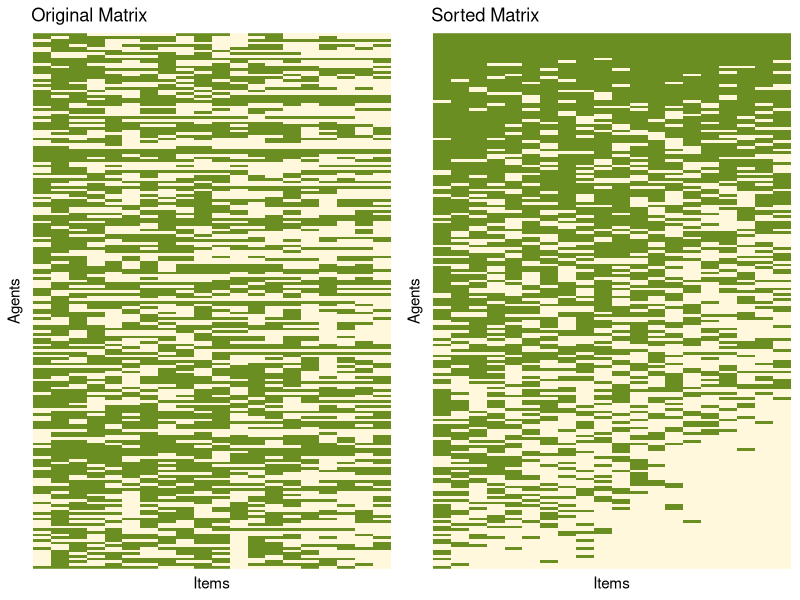
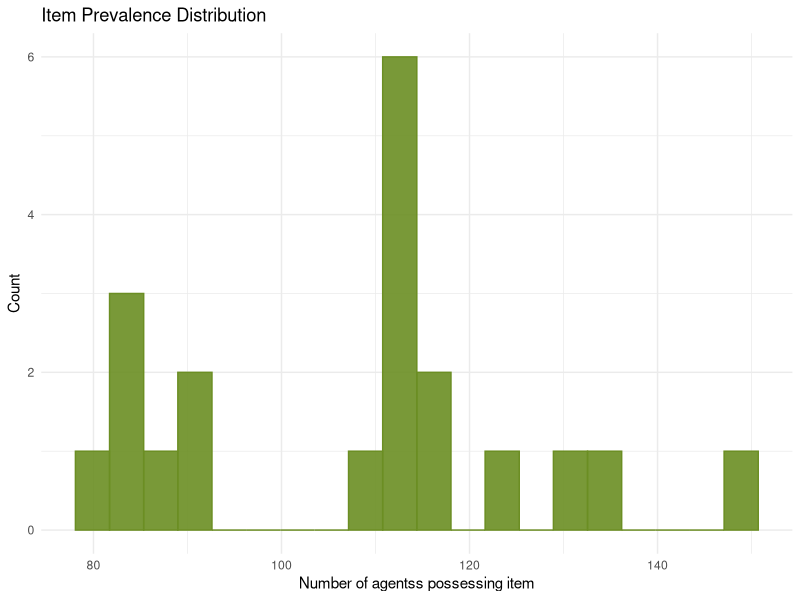
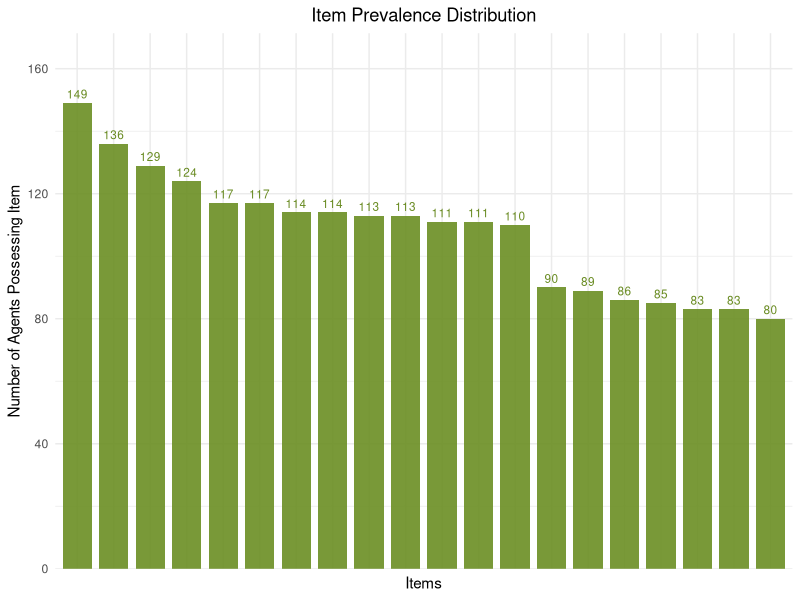
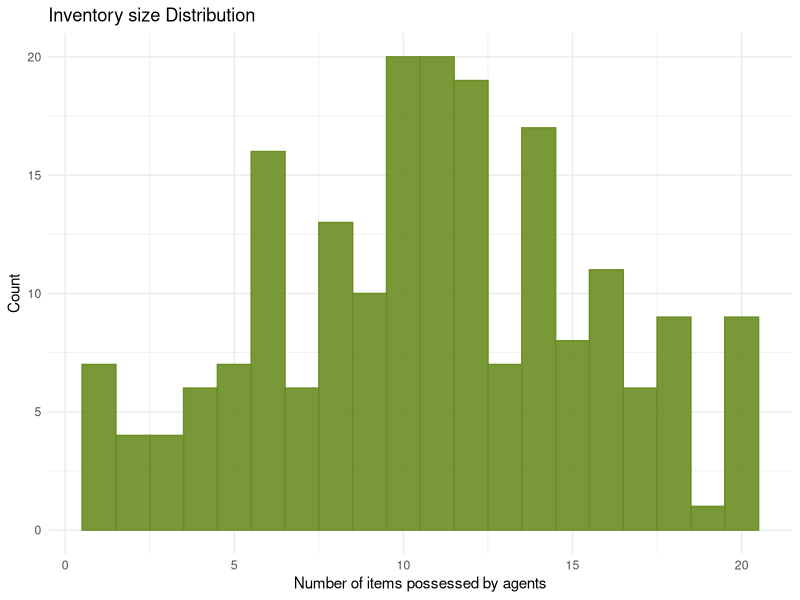
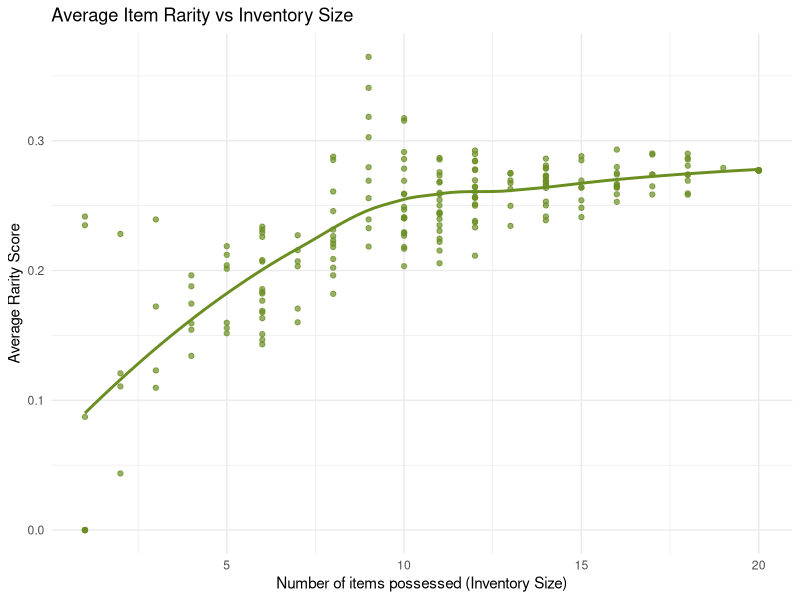
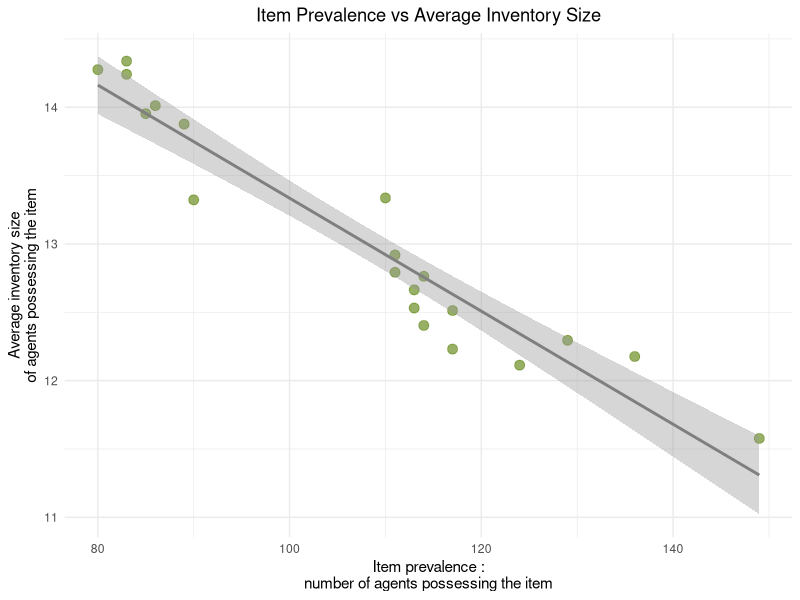
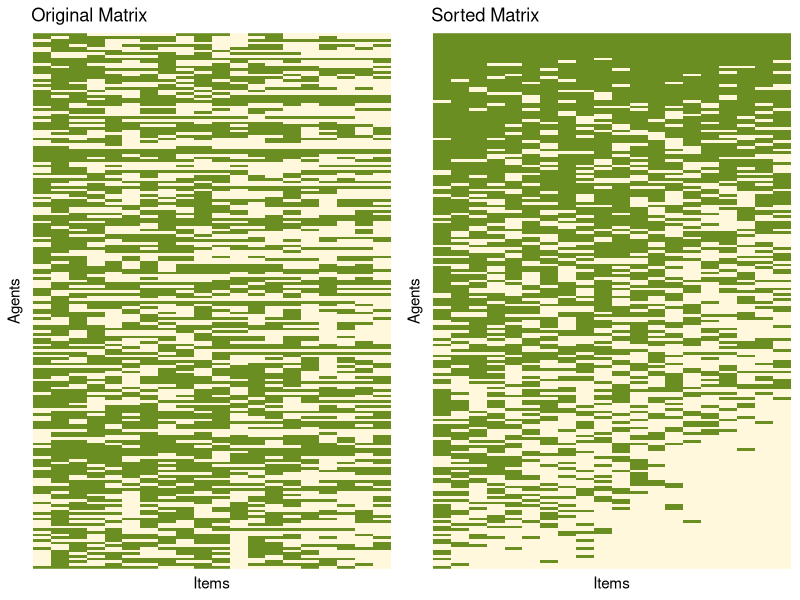
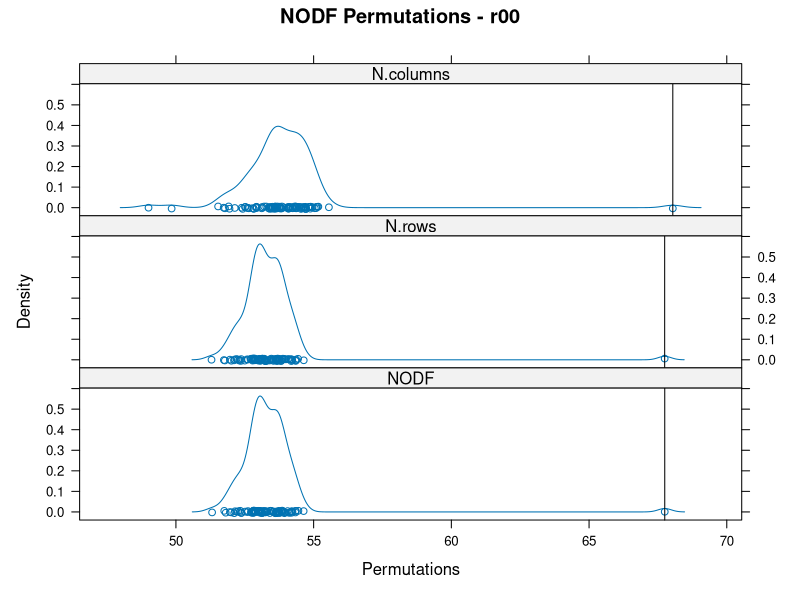

Generate these figures, in order, with R: (Note: a time limit stopped this script after it produced the figures.)

# ====== Cultural Evolution ======


## Library import ====

library(dplyr)
library(gridExtra)
library(ggplot2)
library(reshape2)

library(vegan)
library(permute)
library(lattice)


## Set parameters ====

num_agents <- 200
num_items <- 20
num_generations <- 500
burn_in <- 0 # between 0 and num_generations

transmission_rate <- 0.05 # between 0 and 1
mutation_rate <- 0.001 # between 0 and 1, has to be very low

set_quota <- TRUE
quota_mean <- num_items/2 # between 0 and num_items

set_appeal <- FALSE # appeal = selection
gateway_threshold <- 0.5 # between 0 and 1 : strength of gateway grows with the threshold


## Cultural evolution simulation ====

### Initialize binary matrix ----
binary_matrix <- matrix(0, nrow = num_agents, ncol = num_items,
                        dimnames = list(paste0("agent_", 1:num_agents),
                                        paste0("item_", 1:num_items)))

binary_matrices <- list()

### Assign quotas if enabled ----
if(set_quota) {
  std_dev_q <- quota_mean/2
  quotas <- rnorm(num_agents, mean = quota_mean, sd = std_dev_q)
  quotas <- pmin(pmax(round(quotas), 1), num_items)
  names(quotas) <- paste0("agent_", 1:num_agents)
  print(quotas)
}

### Initialize appeal scores if enabled ----
if(set_appeal) {
  # Generate scores with normal distribution and clamp to (0,1)
  appeal_scores <- rnorm(num_items, mean = 0.5, sd = 0.2)
  appeal_scores <- pmax(pmin(appeal_scores, 0.99), 0.01)
  names(appeal_scores) <- paste0("item_", 1:num_items)
}


### Burn-in period (mutations only) ----
for(gen in 1:burn_in) {
  
  # Mutation process
  for(agent in 1:num_agents) {
    for(item in 1:num_items) {
      if (runif(1) < mutation_rate){
        if (binary_matrix[agent, item]==0){
          
          # If item_1 then no gateway
          if (item == 1) {
            binary_matrix[agent, item] <- 1
          # Mutation with gateway
          } else {
            prev_sum <- sum(binary_matrix[agent, 1:(item-1)]) + 1
            num_prev <- item - 1
            # Apply gateway threshold
            if(prev_sum >= (gateway_threshold * num_prev)) {
              binary_matrix[agent, item] <- 1
            }
          }
        } else {
          binary_matrix[agent, item] <- 0
        } } } } }


### Main simulation loop ----
for(gen in (burn_in + 1):num_generations) {
  
  # Mutation process
  for(agent in 1:num_agents) {
    for(item in 1:num_items) {
      if (runif(1) < mutation_rate){
        if (binary_matrix[agent, item]==0){
          
          # If item_1 then no gateway
          if (item == 1) {
            binary_matrix[agent, item] <- 1
            # Mutation with gateway
          } else {
            prev_sum <- sum(binary_matrix[agent, 1:(item-1)]) + 1
            num_prev <- item - 1
            # Apply gateway threshold
            if(prev_sum >= (gateway_threshold * num_prev)) {
              binary_matrix[agent, item] <- 1
            }
          }
        } else {
          binary_matrix[agent, item] <- 0
        } } } }
  
  ### Pairwise interactions ----
  num_pairs <- ceiling(transmission_rate * num_agents^2)
  shuffled_agents <- sample(rownames(binary_matrix))
  
  for(pair in 1:floor(length(shuffled_agents)/2)) {
    agent_A <- shuffled_agents[2*pair - 1]
    agent_B <- shuffled_agents[2*pair]

    # Skip invalid pairs
    if (any(is.na(c(agent_A, agent_B)))) next
       if(identical(agent_A, agent_B)) {
         next
       }
       if (all(binary_matrix[agent_A, ] == 0) && all(binary_matrix[agent_B, ] == 0)) {
         next
       }
       if (identical(binary_matrix[agent_A, ], binary_matrix[agent_B, ])) {
         next
       }
    
    # Find unique items
    items_A <- which(binary_matrix[agent_A, ] == 1 & binary_matrix[agent_B, ] == 0)
    items_B <- which(binary_matrix[agent_B, ] == 1 & binary_matrix[agent_A, ] == 0)


    # Determine transmission direction
    if(length(items_A) > 0 && length(items_B) == 0) {
      giver <- agent_A
      receiver <- agent_B
      items_to_transmit <- items_A
    } else if(length(items_B) > 0 && length(items_A) == 0) {
      giver <- agent_B
      receiver <- agent_A
      items_to_transmit <- items_B
    } else if(length(items_A) > 0 && length(items_B) > 0) {
      if(runif(1) < 0.5) {
        giver <- agent_A
        receiver <- agent_B
        items_to_transmit <- items_A
      } else {
        giver <- agent_B
        receiver <- agent_A
        items_to_transmit <- items_B
      }
    } else {
      next
    }

    ### Perform transmission ----
    # if there is only one item 
    if (length(items_to_transmit) == 1) {
      transmitted_item <- items_to_transmit[1]
      
    # Take appeal into account if enabled
    } else if(set_appeal) {
      # Get appeal weights
      item_weights <- appeal_scores[names(items_to_transmit)]
      # Normalize weights so that it sums to 1
      item_weights <- item_weights/sum(item_weights)
      transmitted_item <- sample(items_to_transmit, 1, prob = item_weights)
    } else {
      transmitted_item <- sample(items_to_transmit, 1)
    }

    # Gateway check before transmission
    # If item_1 then no gateway
    if (item == 1) {
      binary_matrix[agent, item] <- 1
    # Otherwise apply gateway
    } else {
      item_index <- which(colnames(binary_matrix) == paste0("item_", transmitted_item))
      previous_sum <- sum(binary_matrix[receiver, 1:(item_index-1)]) + 1
      num_prev_items <- item_index - 1
      
      if(previous_sum >= (gateway_threshold * num_prev_items)) {
        binary_matrix[receiver, transmitted_item] <- 1
        }
    }
    
    
    ### Enforce quotas ----
    if(set_quota) {
      for(agent in c(agent_A, agent_B)) {
        current_items <- which(binary_matrix[agent, ] == 1)
        quota_limit <- quotas[[agent]]
        
        while(length(current_items) > quota_limit) {
          if(length(current_items) == 1) {  # Directly drop the only item
            dropped <- current_items[1]
          } else if(set_appeal) {
            drop_weights <- 1 - appeal_scores[names(current_items)]
            drop_weights <- drop_weights/sum(drop_weights)
            dropped <- sample(current_items, 1, prob = drop_weights)
          } else {
            dropped <- sample(current_items, 1)
          }
          binary_matrix[agent, dropped] <- 0
          current_items <- which(binary_matrix[agent, ] == 1)
        } } } }

  # Store the current matrix in the list
  binary_matrices[[gen]] <- binary_matrix
}


## Calculate final results ####
item_prevalence <- colSums(binary_matrix)
inventory_size <- rowSums(binary_matrix)
binary_matrix_df <- as.data.frame(binary_matrix)
colnames(binary_matrix_df) <- paste0("Item_", 1:num_items)
rownames(binary_matrix_df) <- paste0("Agent_", 1:num_agents)


## Plotting Matrix ####

# Sorting function implementation
sort_matrix <- function(M, iter) {
  for(i in 1:iter) {
    M <- M[, order(colSums(M), decreasing = TRUE)]
    M <- M[order(rowSums(M)), ]
  }
  return(M)
}

# Matrix plotting function
plot_matrix <- function(matrix_data, title) {

  df <- reshape2::melt(matrix_data)
  colnames(df) <- c("Agent", "CulturalItem", "Value")  # Renamed to avoid conflict
  # Convert to factors with proper ordering
  df$Agent <- factor(df$Agent, levels = rownames(matrix_data))  # Invert levels for y-axis
  df$CulturalItem <- factor(df$CulturalItem, levels = colnames(matrix_data))
  
  # Plot with inverted y-axis
  ggplot(df, aes(x = CulturalItem, y = Agent, fill = factor(Value))) +
    geom_tile() +
    scale_fill_manual(values = c("0" = "cornsilk", "1" = "olivedrab")) +
    theme_minimal() +
    labs(title = title, x = "Items", y = "Agents") +
    theme(axis.text.x = element_blank(),
          axis.text.y = element_blank(),
          axis.ticks = element_blank(),
          panel.grid = element_blank(),
          legend.position = "none")
}

# Generate and plot matrices
ordered_matrix <- sort_matrix(binary_matrix, 50)
p1 <- plot_matrix(binary_matrix, "Original Matrix")
p2 <- plot_matrix(ordered_matrix, "Sorted Matrix")
grid.arrange(p1, p2, ncol = 2)


## Plot rarity, prevalence, frequency ####

### 1. Item Prevalence Distribution ----
prevalence_plot <- ggplot(data.frame(Prevalence = item_prevalence), 
                          aes(x = Prevalence)) +
  geom_histogram(fill = "olivedrab", color = "olivedrab",
                 alpha = 0.9, bins = 20) +
  labs(title = "Item Prevalence Distribution",
       x = "Number of agentss possessing item",
       y = "Count") +
  theme_minimal()
prevalence_plot


### 1. bis. Item prevalence ----
# Create a data frame with item IDs and their prevalence
item_data <- data.frame(
  Item = factor(1:length(item_prevalence)),  # Convert to factor for discrete axis
  Prevalence = item_prevalence)

prevalence_barplot <- ggplot(item_data, 
                             aes(x = reorder(Item, -Prevalence), 
                                 y = Prevalence)) +
  geom_bar(stat = "identity", fill = "olivedrab", 
           alpha = 0.9, width = 0.8) +
  # Add text labels at the top of bars
  geom_text(aes(label = Prevalence), vjust = -0.5, 
            color = "olivedrab4", size = 3) +
  labs(title = "Item Prevalence Distribution",
       x = "Items",
       y = "Number of Agents Possessing Item") +
  theme_minimal() +
  theme(axis.text.x = element_blank(),  # Remove x-axis text
        plot.title = element_text(hjust = 0.5)) +
  scale_y_continuous(expand = expansion(mult = c(0, 0.15)))  # Add space for top labels
prevalence_barplot


### 2. Inventory size Distribution ----
inventory_plot <- ggplot(data.frame(Inventory = inventory_size), 
                         aes(x = Inventory)) +
  geom_histogram(fill = "olivedrab", color = "olivedrab", 
                 alpha = 0.9, bins = 20) +
  labs(title = "Inventory size Distribution",
       x = "Number of items possessed by agents",
       y = "Count") +
  theme_minimal()
inventory_plot


### 3. Average Rarity vs Inventory Size ----
# Calculate item rarity (inverse of prevalence normalized)
item_rarity <- 1 - (item_prevalence/max(item_prevalence))

# Calculate agent-level metrics
agent_stats <- data.frame(
  Agent = rownames(binary_matrix),
  InventorySize = rowSums(binary_matrix),
  AvgRarity = apply(binary_matrix, 1, function(x) {
    mean(item_rarity[which(x == 1)])
  }))

# Rarity plot
rarity_plot <- ggplot(agent_stats, aes(x = InventorySize, y = AvgRarity)) +
  geom_point(color = "olivedrab", alpha = 0.7) +
  geom_smooth(method = "loess", color = "olivedrab", se = FALSE) +
  labs(title = "Average Item Rarity vs Inventory Size",
       x = "Number of items possessed (Inventory Size)",
       y = "Average Rarity Score") +
  theme_minimal()
rarity_plot


### 3.bis Prevalence vs Average Inventory Size ----
# Calculate average inventory size for agents possessing each item
avg_inventory <- apply(binary_matrix, 2, function(item_col) {
  mean(rowSums(binary_matrix)[item_col == 1])
})

# Create data frame for plotting
item_stats <- data.frame(
  Prevalence = item_prevalence,
  AvgInventory = avg_inventory
)

# Create the scatter plot
prevalence_inventory_plot <- ggplot(item_stats, aes(x = Prevalence, y = AvgInventory)) +
  geom_point(color = "olivedrab", alpha = 0.7, size = 3) +
  geom_smooth(method = "lm", color = "gray50") +
  labs(title = "Item Prevalence vs Average Inventory Size",
       x = "Item prevalence :\nnumber of agents possessing the item",
       y = "Average inventory size\nof agents possessing the item") +
  theme_minimal() +
  theme(plot.title = element_text(hjust = 0.5))

prevalence_inventory_plot



### Save plots ----
# Define your base directory
base_dir <- "C:/Users/lucil/OneDrive/Documents/CPES 2/Stage/my codes"
# Create plot directory with timestamp
plot_dir <- file.path(base_dir, paste0("plots_", format(Sys.time(), "%Y-%m-%d_%H-%M-%S")))
dir.create(plot_dir)



#Save all above plots
combined_plot <- grid.arrange(p1, p2, ncol = 2)
ggsave(file.path(plot_dir, "00_matrices.png"), 
       combined_plot, width = 12, height = 8, dpi = 300)
ggsave(file.path(plot_dir, "01_item_prevalence_bars.png"), 
       prevalence_barplot, width = 8, height = 6)
ggsave(file.path(plot_dir, "02_item_prevalence.png"), 
       prevalence_plot, width = 8, height = 6)
ggsave(file.path(plot_dir, "03_inventory_plot.png"), 
       inventory_plot, width = 8, height = 6)
ggsave(file.path(plot_dir, "04_rarity_vs_inventory.png"), 
       rarity_plot, width = 8, height = 6)
ggsave(file.path(plot_dir, "05_prevalence_vs_inventory.png"), 
       prevalence_inventory_plot, width = 8, height = 6)


## Nestedness tests ####

### NODF ----
# r00
out_nodf_r00 <- oecosimu(binary_matrix, nestednodf, "r00", alt = "greater")
print(out_nodf_r00)
densityplot(permustats(out_nodf_r00), main = "NODF Permutations - r00",
            layout = c(1, 3), aspect = "fill", as.table = TRUE)

png(file.path(plot_dir, paste0("06_NODF_r00.png")), width = 400, height = 800)
print(densityplot(permustats(out_nodf_r00), main = "NODF Permutations - r00",
                  layout = c(1, 3), aspect = "fill", as.table = TRUE))
dev.off()

# r0
out_nodf_r0 <- oecosimu(binary_matrix, nestednodf, "r0", alt = "greater")
print(out_nodf_r0)
densityplot(permustats(out_nodf_r0), main = "NODF Permutations - r0",
            layout = c(1, 3), aspect = "fill", as.table = TRUE)

png(file.path(plot_dir, paste0("06_NODF_r0.png")), width = 400, height = 800)
print(densityplot(permustats(out_nodf_r0), main = "NODF Permutations - r0",
                  layout = c(1, 3), aspect = "fill", as.table = TRUE))
dev.off()

# r1
out_nodf_r1 <- oecosimu(binary_matrix, nestednodf, "r1", alt = "greater")
print(out_nodf_r1)
densityplot(permustats(out_nodf_r1), main = "NODF Permutations - r1",
            layout = c(1, 3), aspect = "fill", as.table = TRUE)

png(file.path(plot_dir, paste0("06_NODF_r1.png")), width = 400, height = 800)
print(densityplot(permustats(out_nodf_r1), main = "NODF Permutations - r1",
                  layout = c(1, 3), aspect = "fill", as.table = TRUE))
dev.off()

# c0
out_nodf_c0 <- oecosimu(binary_matrix, nestednodf, "c0", alt = "greater")
print(out_nodf_c0)
densityplot(permustats(out_nodf_c0), main = "NODF Permutations - c0",
            layout = c(1, 3), aspect = "fill", as.table = TRUE)

png(file.path(plot_dir, paste0("06_NODF_c0.png")), width = 400, height = 800)
print(densityplot(permustats(out_nodf_c0), main = "NODF Permutations - c0",
                  layout = c(1, 3), aspect = "fill", as.table = TRUE))
dev.off()

# swap
# sequential algorithm for binary matrices that changes 
#the matrix structure, but does not influence marginal sums 
#(Gotelli & Entsminger 2003). This inspects 2 × 2 submatrices so
#long that a swap can be done.
out_nodf_swap <- oecosimu(binary_matrix, nestednodf, "swap", alt = "greater")
print(out_nodf_swap)
densityplot(permustats(out_nodf_swap), main = "NODF Permutations - swap",
            layout = c(1, 3), aspect = "fill", as.table = TRUE)

png(file.path(plot_dir, paste0("06_NODF_swap.png")), width = 400, height = 800)
print(densityplot(permustats(out_nodf_swap), main = "NODF Permutations - swap",
                  layout = c(1, 3), aspect = "fill", as.table = TRUE))
dev.off()

# curveball
out_nodf_cb <- oecosimu(binary_matrix, nestednodf, "curveball", alt = "greater")
print(out_nodf_cb)
densityplot(permustats(out_nodf_cb), main = "NODF Permutations - curveball",
            layout = c(1, 3), aspect = "fill", as.table = TRUE)

png(file.path(plot_dir, paste0("06_NODF_cb.png")), width = 400, height = 800)
print(densityplot(permustats(out_nodf_cb), main = "NODF Permutations - cb",
                  layout = c(1, 3), aspect = "fill", as.table = TRUE))
dev.off()


### Temp ----
# r00
out_temp_r00 <- oecosimu(binary_matrix, nestedtemp, "r00", alt = "less")
print(out_temp_r00)
densityplot(permustats(out_temp_r00), main = "TEMP Permutations - r00")

png(file.path(plot_dir, paste0("07_Temp_r00.png")), width = 800, height = 600)
print(densityplot(permustats(out_temp_r00), main = "TEMP Permutations - r00"))
dev.off()

# r0
out_temp_r0 <- oecosimu(binary_matrix, nestedtemp, "r0", alt = "less")
print(out_temp_r0)
densityplot(permustats(out_temp_r0), main = "TEMP Permutations - r0")

png(file.path(plot_dir, paste0("07_Temp_r0.png")), width = 800, height = 600)
print(densityplot(permustats(out_temp_r0), main = "TEMP Permutations - r0"))
dev.off()

# r1
out_temp_r1 <- oecosimu(binary_matrix, nestedtemp, "r1", alt = "less")
print(out_temp_r1)
densityplot(permustats(out_temp_r1), main = "TEMP Permutations - r1")

png(file.path(plot_dir, paste0("07_Temp_r1.png")), width = 800, height = 600)
print(densityplot(permustats(out_temp_r1), main = "TEMP Permutations - r1"))
dev.off()

# c0
out_temp_c0 <- oecosimu(binary_matrix, nestedtemp, "c0", alt = "less")
print(out_temp_c0)
densityplot(permustats(out_temp_c0), main = "TEMP Permutations - c0")

png(file.path(plot_dir, paste0("07_Temp_c0.png")), width = 800, height = 600)
print(densityplot(permustats(out_temp_c0), main = "TEMP Permutations - c0"))
dev.off()

# swap
out_temp_swap <- oecosimu(binary_matrix, nestedtemp, "swap", alt = "less")
print(out_temp_swap)
densityplot(permustats(out_temp_swap), main = "TEMP Permutations - swap")

png(file.path(plot_dir, paste0("07_Temp_swap.png")), width = 800, height = 600)
print(densityplot(permustats(out_temp_swap), main = "TEMP Permutations - swap"))
dev.off()

# curveball
out_temp_cb <- oecosimu(binary_matrix, nestedtemp, "curveball", alt = "less")
print(out_temp_cb)
densityplot(permustats(out_temp_cb), main = "TEMP Permutations - curveball")

png(file.path(plot_dir, paste0("07_Temp_cb.png")), width = 800, height = 600)
print(densityplot(permustats(out_temp_cb), main = "TEMP Permutations - curveball"))
dev.off()
